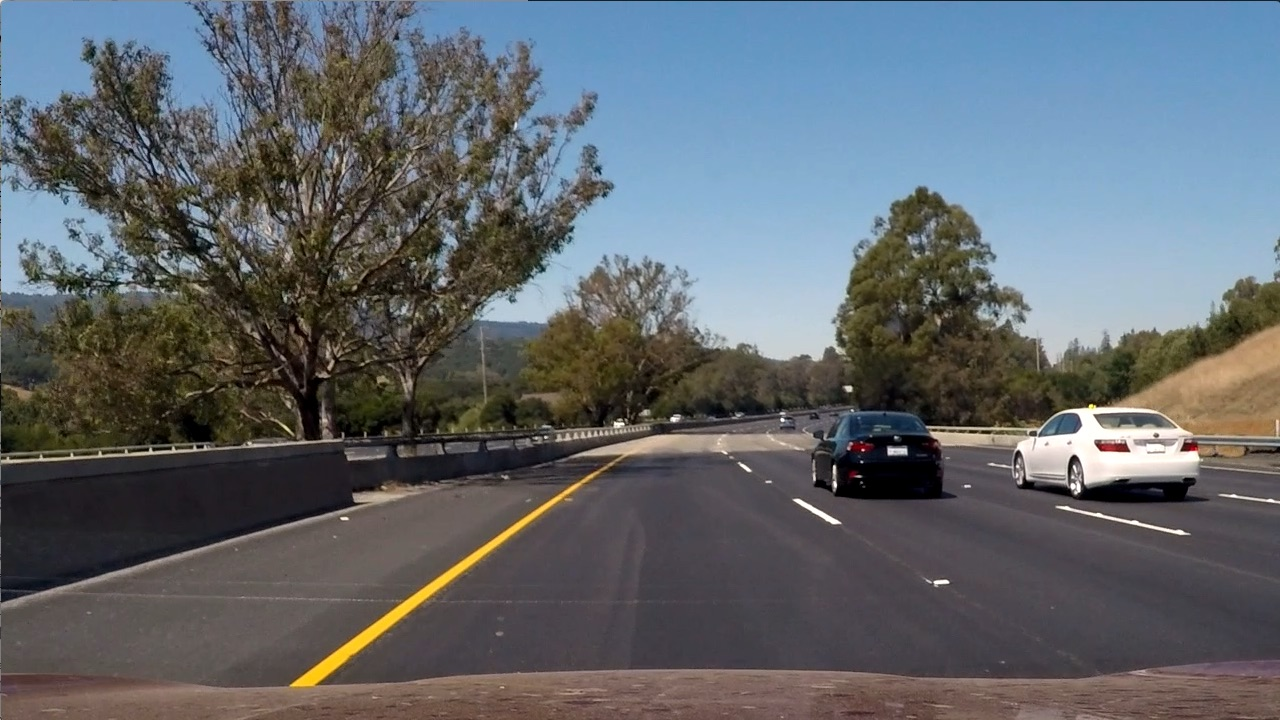
#> input picture test_images/test6.jpg, 1280 x 720 px
$ jupyter execute --allow-errors Project2.ipynb   (shell and % lines are left out)   (older library calls are emulated)
#> lines starting #> are read from the running program, lines starting #| are printed output that depends on the picture; after the words box and inside, x2 and y2 are one past the last pixel; in counts of white or black regions, pixels touching at a corner belong together
### Project 2: Advanced Lane Finding

#### Solutions Outline

1. Compute the camera calibration matrix and distortion coefficients given a set of chessboard images.
2. Apply a distortion correction to raw images.
3. Use color transforms, gradients, etc., to create a thresholded binary image.
4. Apply a perspective transform to rectify binary image ("birds-eye view").
5. Detect lane pixels and fit to find the lane boundary.
6. Determine the curvature of the lane and vehicle position with respect to center.
7. Warp the detected lane boundaries back onto the original image.
8. Output visual display of the lane boundaries and numerical estimation of lane curvature and vehicle position.

[cell 1]

import numpy as np
import cv2
import matplotlib.pyplot as plt
import glob
import pickle

[cell 2]
# Constants

chess_dims = (9, 6)

#### Step 1: Compute the camera calibration matrix and distortion coefficients given a set of chessboard images.

[cell 3]
def calibrate_camera():

    # Shortcut while running again and again, just pick the previously found points
    input_file = open('camera_dist.pkl', 'rb')
    if input_file is not None:
        points = pickle.load(input_file)
        return (points['objpoints'], points['imgpoints'])

    # prepare object points, like (0,0,0), (1,0,0), (2,0,0) ....,(6,5,0)
    objp = np.zeros((6*9, 3), np.float32)
    objp[:,:2] = np.mgrid[0:9, 0:6].T.reshape(-1,2)

    # Arrays to store object points and image points from all the images.
    objpoints = [] # 3d points in real world space
    imgpoints = [] # 2d points in image plane.

    images = glob.glob('./camera_cal/calibration*.jpg')

    # Step through the list and search for chessboard corners
    for fname in images:
        img = cv2.imread(fname)
        img = cv2.cvtColor(img, cv2.COLOR_BGR2GRAY)

        # Find the chessboard corners
        ret, corners = cv2.findChessboardCorners(img, chess_dims, None)

        # If found, add object points, image points
        if ret == True:
            objpoints.append(objp)
            imgpoints.append(corners)

    output_file = open('camera_dist.pkl', 'wb')
    pickle.dump({'objpoints': objpoints, 'imgpoints': imgpoints}, output_file)
    return (objpoints, imgpoints)

#### Step 2: Apply a distortion correction to raw images.

[cell 4]
def undistort_image(image, objpoints, imgpoints):
    gray = cv2.cvtColor(image, cv2.COLOR_BGR2GRAY)
    ret, corners = cv2.findChessboardCorners(gray, chess_dims, None)
    image = cv2.drawChessboardCorners(image, chess_dims, corners, ret)
    ret , mtx, dist , rcves , tvecs = cv2.calibrateCamera(objpoints , imgpoints , gray.shape[::-1], None, None)
    return cv2.undistort(image, mtx, dist, None, mtx)

#### Step 3: Magnitude Thresholding

[cell 5]
def threshold_image(img, sx_thresh=(0, 255), s_thresh=(0, 255), sobel_kernel=3):
    # Convert to HLS color space and separate the S channel
    # Note: img is the undistorted image
    hls = cv2.cvtColor(img, cv2.COLOR_RGB2HLS)
    s_channel = hls[:,:,2]

    # Grayscale image
    # NOTE: we already saw that standard grayscaling lost color information for the lane lines
    # Explore gradients in other colors spaces / color channels to see what might work better
    gray = cv2.cvtColor(img, cv2.COLOR_RGB2GRAY)

    # Sobel x
    sobelx = cv2.Sobel(gray, cv2.CV_64F, 1, 0, ksize=sobel_kernel) # Take the derivative in x
    abs_sobelx = np.absolute(sobelx) # Absolute x derivative to accentuate lines away from horizontal
    scaled_sobel = np.uint8(255*abs_sobelx/np.max(abs_sobelx))

    # Threshold x gradient
    thresh_min = sx_thresh[0]
    thresh_max = sx_thresh[1]
    sxbinary = np.zeros_like(scaled_sobel)
    sxbinary[(scaled_sobel >= thresh_min) & (scaled_sobel <= thresh_max)] = 1

    # Threshold color channel
    s_thresh_min = s_thresh[0]
    s_thresh_max = s_thresh[1]
    s_binary = np.zeros_like(s_channel)
    s_binary[(s_channel >= s_thresh_min) & (s_channel <= s_thresh_max)] = 1

    # Stack each channel to view their individual contributions in green and blue respectively
    # This returns a stack of the two binary images, whose components you can see as different colors
    color_binary = np.dstack(( np.zeros_like(sxbinary), sxbinary, s_binary)) * 255

    # Combine the two binary thresholds
    combined_binary = np.zeros_like(sxbinary)
    combined_binary[(s_binary == 1) | (sxbinary == 1)] = 1

    return combined_binary

#### Step 4: Apply a perspective transform to rectify binary image ("birds-eye view")

[cell 6]
def transform_perspective(img):
    img_size = img.T.shape

    src = np.float32(
        [[(img_size[0] / 2) - 55, img_size[1] / 2 + 100],
        [((img_size[0] / 6) - 10), img_size[1]],
        [(img_size[0] * 5 / 6) + 60, img_size[1]],
        [(img_size[0] / 2 + 55), img_size[1] / 2 + 100]])
    dst = np.float32(
        [[(img_size[0] / 4), 0],
        [(img_size[0] / 4), img_size[1]],
        [(img_size[0] * 3 / 4), img_size[1]],
        [(img_size[0] * 3 / 4), 0]])

    M = cv2.getPerspectiveTransform(src, dst)
    warped = cv2.warpPerspective(img, M, img.T.shape)
    return warped

#### Step 5: Detect lane pixels and fit to find the lane boundary.

[cell 7]
def generate_histogram(img):
    # Grab only the bottom half of the image
    # Lane lines are likely to be mostly vertical nearest to the car
    bottom_half = img[img.shape[0]//2:,:]

    # Sum across image pixels vertically - make sure to set an `axis`
    # i.e. the highest areas of vertical lines should be larger values
    histogram = np.sum(bottom_half, axis=0)

    return histogram

def find_lane_pixels(binary_warped):
    # Take a histogram of the bottom half of the image
    histogram = np.sum(binary_warped[binary_warped.shape[0]//2:,:], axis=0)
    # Create an output image to draw on and visualize the result
    out_img = np.dstack((binary_warped, binary_warped, binary_warped))
    # Find the peak of the left and right halves of the histogram
    # These will be the starting point for the left and right lines
    midpoint = np.int(histogram.shape[0]//2)
    leftx_base = np.argmax(histogram[:midpoint])
    rightx_base = np.argmax(histogram[midpoint:]) + midpoint

    # HYPERPARAMETERS
    # Choose the number of sliding windows
    nwindows = 9
    # Set the width of the windows +/- margin
    margin = 100
    # Set minimum number of pixels found to recenter window
    minpix = 50

    # Set height of windows - based on nwindows above and image shape
    window_height = np.int(binary_warped.shape[0]//nwindows)
    # Identify the x and y positions of all nonzero pixels in the image
    nonzero = binary_warped.nonzero()
    nonzeroy = np.array(nonzero[0])
    nonzerox = np.array(nonzero[1])
    # Current positions to be updated later for each window in nwindows
    leftx_current = leftx_base
    rightx_current = rightx_base

    # Create empty lists to receive left and right lane pixel indices
    left_lane_inds = []
    right_lane_inds = []

    # Step through the windows one by one
    for window in range(nwindows):
        # Identify window boundaries in x and y (and right and left)
        win_y_low = binary_warped.shape[0] - (window+1)*window_height
        win_y_high = binary_warped.shape[0] - window*window_height
        win_xleft_low = leftx_current - margin
        win_xleft_high = leftx_current + margin
        win_xright_low = rightx_current - margin
        win_xright_high = rightx_current + margin

        # Draw the windows on the visualization image
        cv2.rectangle(out_img,(win_xleft_low,win_y_low),
        (win_xleft_high,win_y_high),(0,255,0), 2)
        cv2.rectangle(out_img,(win_xright_low,win_y_low),
        (win_xright_high,win_y_high),(0,255,0), 2)

        # Identify the nonzero pixels in x and y within the window #
        good_left_inds = ((nonzeroy >= win_y_low) & (nonzeroy < win_y_high) &
        (nonzerox >= win_xleft_low) &  (nonzerox < win_xleft_high)).nonzero()[0]
        good_right_inds = ((nonzeroy >= win_y_low) & (nonzeroy < win_y_high) &
        (nonzerox >= win_xright_low) &  (nonzerox < win_xright_high)).nonzero()[0]

        # Append these indices to the lists
        left_lane_inds.append(good_left_inds)
        right_lane_inds.append(good_right_inds)

        # If you found > minpix pixels, recenter next window on their mean position
        if len(good_left_inds) > minpix:
            leftx_current = np.int(np.mean(nonzerox[good_left_inds]))
        if len(good_right_inds) > minpix:
            rightx_current = np.int(np.mean(nonzerox[good_right_inds]))

    # Concatenate the arrays of indices (previously was a list of lists of pixels)
    try:
        left_lane_inds = np.concatenate(left_lane_inds)
        right_lane_inds = np.concatenate(right_lane_inds)
    except ValueError:
        # Avoids an error if the above is not implemented fully
        pass

    # Extract left and right line pixel positions
    leftx = nonzerox[left_lane_inds]
    lefty = nonzeroy[left_lane_inds]
    rightx = nonzerox[right_lane_inds]
    righty = nonzeroy[right_lane_inds]

    return leftx, lefty, rightx, righty, out_img


def fit_polynomial(binary_warped):
    # Find our lane pixels first
    leftx, lefty, rightx, righty, out_img = find_lane_pixels(binary_warped)

    # Fit a second order polynomial to each using `np.polyfit`
    left_fit = np.polyfit(lefty, leftx, 2)
    right_fit = np.polyfit(righty, rightx, 2)

    # Generate x and y values for plotting
    ploty = np.linspace(0, binary_warped.shape[0]-1, binary_warped.shape[0] )
    try:
        left_fitx = left_fit[0]*ploty**2 + left_fit[1]*ploty + left_fit[2]
        right_fitx = right_fit[0]*ploty**2 + right_fit[1]*ploty + right_fit[2]
    except TypeError:
        # Avoids an error if `left` and `right_fit` are still none or incorrect
        print('The function failed to fit a line!')
        left_fitx = 1*ploty**2 + 1*ploty
        right_fitx = 1*ploty**2 + 1*ploty

    ## Visualization ##
    # Colors in the left and right lane regions
    out_img[lefty, leftx] = [255, 0, 0]
    out_img[righty, rightx] = [0, 0, 255]

    return out_img

#### Pipeline

[cell 8]
def process_image(src_img):
    if src_img is None:
        return
    (opts, ipts) = calibrate_camera()
    undistorted = undistort_image(src_img, opts, ipts)
    thresholded = threshold_image(undistorted, sx_thresh=(20, 100), s_thresh=(170, 255), sobel_kernel=9)
    transformed = transform_perspective(thresholded)
    out_img = fit_polynomial(transformed)
    return out_img

out_img = process_image(cv2.imread('./test_images/test6.jpg'))
#> (reads camera_dist.pkl from the repository)
#> in calibrate_camera, `points = pickle.load(input_file)`: points = 2 items
#> in process_image, `(opts, ipts) = calibrate_camera()`: opts = 17 items
#> in undistort_image, `gray = cv2.cvtColor(image, cv2.COLOR_BGR2GRAY)`:
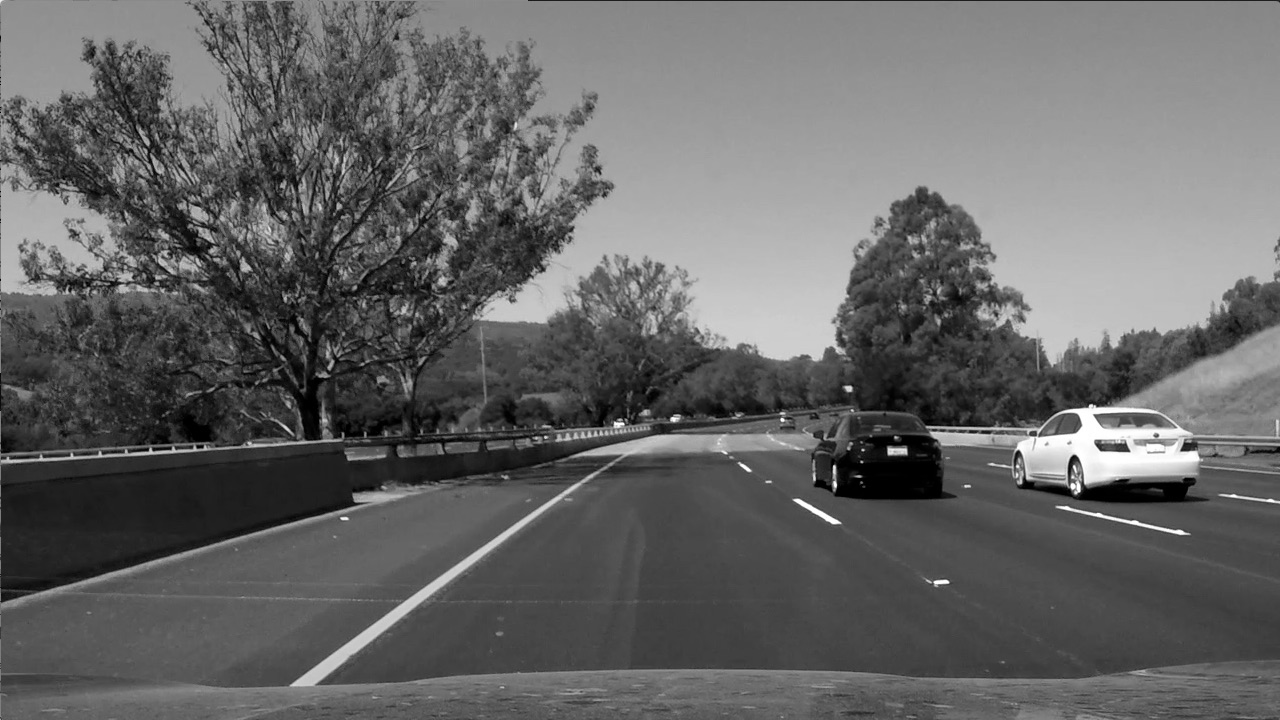
#> gray: shape (720, 1280); min 0, max 255, mean 101.5
#> in undistort_image, image is the input picture: shape (720, 1280, 3); mean B, G, R 107.9, 102.6, 97
#> in undistort_image, `ret, corners = cv2.findChessboardCorners(gray, chess_dims, None)`: ret = False; corners = None
#> in undistort_image, `ret , mtx, dist , rcves , tvecs = cv2.calibrateCamera(objpoints , imgp..`: ret = 1.03; mtx = [[1157.8, 0, 667.1], [0, 1152.8, 386.1], [0, 0, 1]]; dist = [[-0.247, -0.0237, -0.0011, 0.000351, -0.00259]]; rcves = 17 items, first 6: [0.633, -0.0481, 0.0174], [0.0189, 0.639, 0.00863], [0.0349, 0.652, 0.00975], [0.0275, -0.704, -0.0182], [0.0551, -0.518, -0.00421], [-0.195, -0.76, 0.121]; tvecs = 17 items, first 6: [-3.81, -1.6, 7.98], [-9.58, -3.27, 32.15], [-0.171, -3.47, 21.9], [0.748, -2.91, 19.61], [5.41, -4.44, 20.81], [-0.831, -4.57, 21.73]
#> in threshold_image, `hls = cv2.cvtColor(img, cv2.COLOR_RGB2HLS)`: hls: shape (720, 1280, 3); mean of channels 0, 1, 2 84.2, 101, 55.9
#> in process_image, `thresholded = threshold_image(undistorted, sx_thresh=(20, 100), s_thre..`:
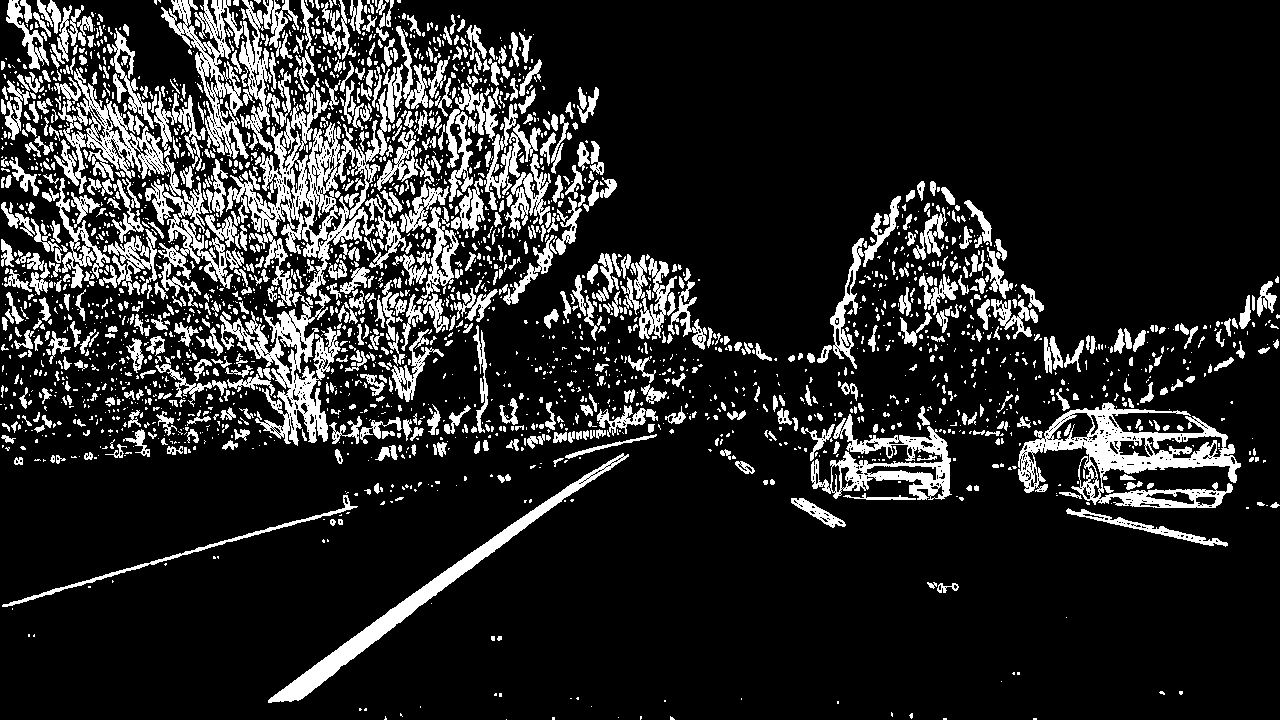
#> thresholded: shape (720, 1280); values 0 (black) and 1 (white), 15.7% white; 2683 white regions (1877 under 20 px), largest, box (x1, y1, x2, y2) and area: (226, 85, 388, 298) 9207, (1018, 402, 1241, 508) 8407, (220, 290, 341, 446) 5800
#> in transform_perspective, `warped = cv2.warpPerspective(img, M, img.T.shape)`: warped: shape (720, 1280); values 0 (black) and 1 (white), 6.9% white; 57 white regions (34 under 20 px), largest, box (x1, y1, x2, y2) and area: (345, 0, 539, 714) 33586, (1077, 12, 1225, 227) 10055, (1009, 422, 1089, 538) 4762
#> in find_lane_pixels, `histogram = np.sum(binary_warped[binary_warped.shape[0]//2:,:], axis=0)`: histogram = 1280 values, max 246 at index 370, min 0 at index 16, mean 16.76
#> in find_lane_pixels, `leftx_base = np.argmax(histogram[:midpoint])`: leftx_base = 370
#> in find_lane_pixels, `rightx_base = np.argmax(histogram[midpoint:]) + midpoint`: rightx_base = 1052
#> in find_lane_pixels, `nonzero = binary_warped.nonzero()`: nonzero = 63169 positions, rows 0 to 719, columns 0 to 1279
#> in find_lane_pixels, `leftx_current = leftx_base`: leftx_current = 370
#> in find_lane_pixels, `rightx_current = rightx_base`: rightx_current = 1052
#> the loop in find_lane_pixels, `for window in range(nwindows):` made 9 passes
#> (win_xleft_low, win_xleft_high, win_xright_low, win_xright_high, leftx_current, rightx_current) on passes 1 to 9: (270, 470, 952, 1152, 360, 1006), (260, 460, 906, 1106, 369, 1009), (269, 469, 909, 1109, 381, 1039), (281, 481, 939, 1139, 392, 1054), (292, 492, 954, 1154, 411, 1082), (311, 511, 982, 1182, 430, 1102), (330, 530, 1002, 1202, 450, 1115), (350, 550, 1015, 1215, 471, 1154), (371, 571, 1054, 1254, 489, 1184)
#> after the loop in find_lane_pixels, `for window in range(nwindows):`:
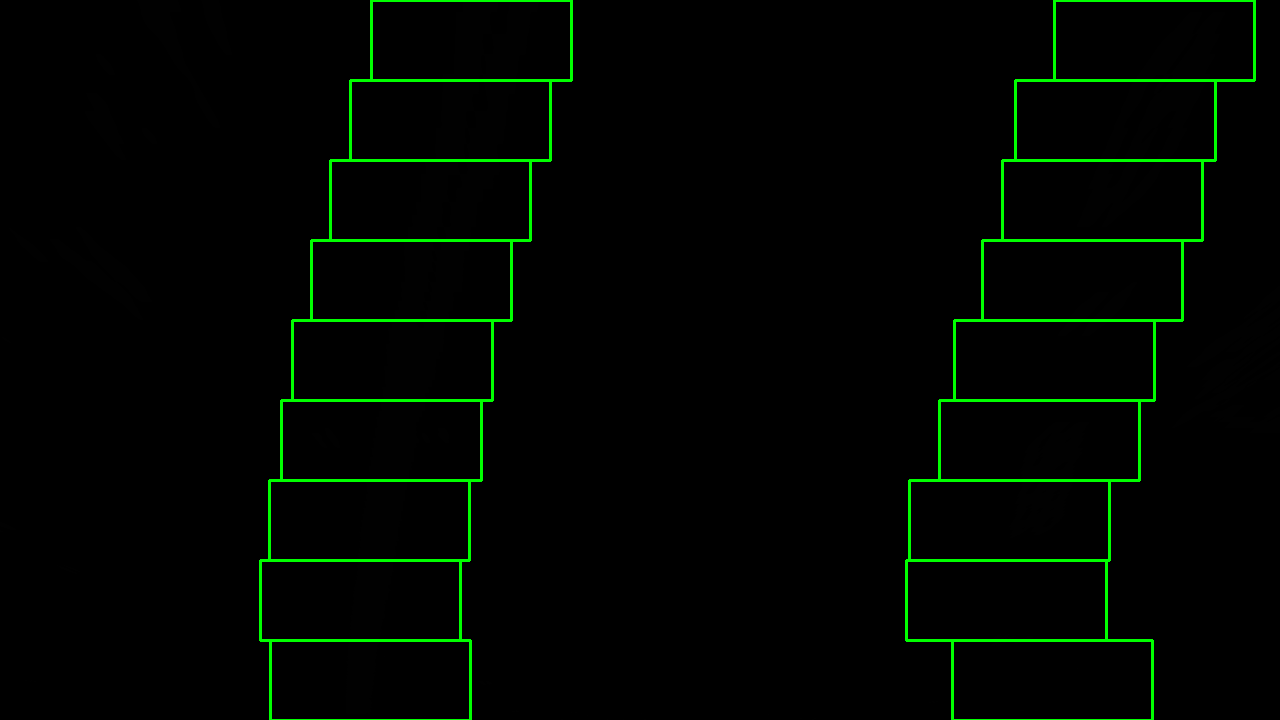
#> out_img: shape (720, 1280, 3); mean of channels 0, 1, 2 0.1, 5.7, 0.1; drawn as B, G, R
#> after the loop in find_lane_pixels, `for window in range(nwindows):`: left_lane_inds = 9 items
#> in find_lane_pixels, `right_lane_inds = np.concatenate(right_lane_inds)`: right_lane_inds = 16432 values, max 63067 at index 89, min 1559 at index 13151, mean 28426.8
#> in find_lane_pixels, `rightx = nonzerox[right_lane_inds]`: rightx = 16432 values, max 1224 at index 13174, min 991 at index 0, mean 1116.5
#> in find_lane_pixels, `righty = nonzeroy[right_lane_inds]`: righty = 16432 values, max 710 at index 83, min 12 at index 13151, mean 242.9
#> in fit_polynomial, `left_fit = np.polyfit(lefty, leftx, 2)`: left_fit = [0.000127, -0.301, 503.7]
#> in fit_polynomial, `right_fit = np.polyfit(righty, rightx, 2)`: right_fit = [0.000306, -0.482, 1206.1]
#> in fit_polynomial, `left_fitx = left_fit[0]*ploty**2 + left_fit[1]*ploty + left_fit[2]`: left_fitx = 720 values, max 503.7 at index 0, min 353 at index 719, mean 417.5
#> in fit_polynomial, `right_fitx = right_fit[0]*ploty**2 + right_fit[1]*ploty + right_fit[2]`: right_fitx = 720 values, max 1206.1 at index 0, min 1017.9 at index 719, mean 1085.7
#> in fit_polynomial, `out_img[righty, rightx] = [0, 0, 255]`:
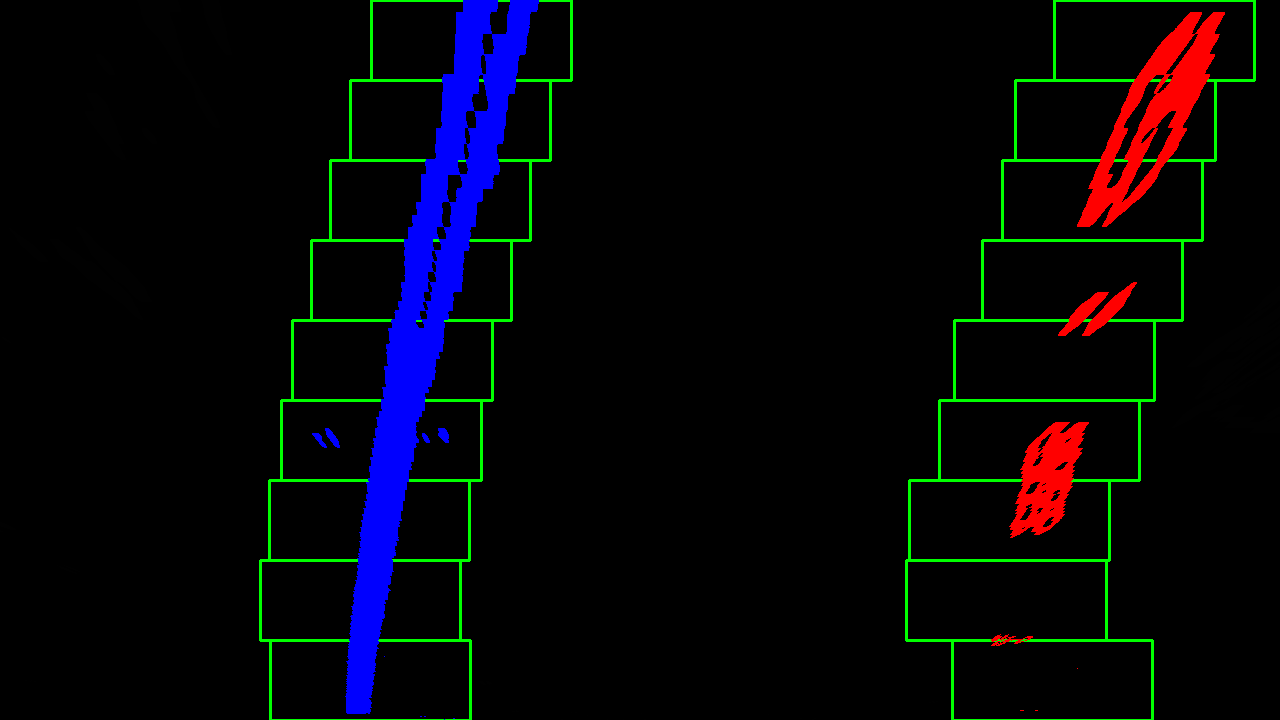
#> out_img: shape (720, 1280, 3); mean of channels 0, 1, 2 9.4, 5.1, 4.6; drawn as B, G, R
